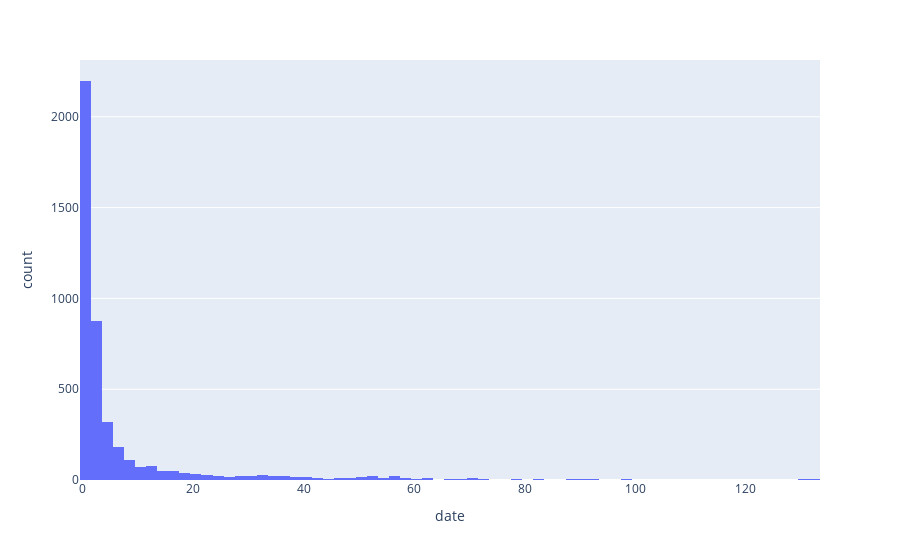

The code cell stored with this chart in its notebook:
### Code cell
# get the count of significant stocks per gvkey
sig_stocks_count = sig_stocks.groupby("gvkey").count()

#plot
fig = px.histogram(sig_stocks_count, x="date", nbins=100)

fig.show()

### Figure 1 — Plotly figure (JSON) as saved in the notebook; plotly's stock layout.template omitted (floating-point values rounded to 4 significant figures; data arrays with more than 128 entries replaced by an {"elided": "..."} marker saying what was removed)
{"data": [{"alignmentgroup": "True", "bingroup": "x", "hovertemplate": "date=%{x}<br>count=%{y}<extra></extra>", "legendgroup": "", "marker": {"color": "#636efa", "pattern": {"shape": ""}}, "name": "", "nbinsx": 100, "offsetgroup": "", "orientation": "v", "showlegend": false, "type": "histogram", "x": {"elided": "4445 int values"}, "xaxis": "x", "yaxis": "y"}], "layout": {"barmode": "relative", "legend": {"tracegroupgap": 0}, "margin": {"t": 60}, "xaxis": {"anchor": "y", "domain": [0, 1], "title": {"text": "date"}}, "yaxis": {"anchor": "x", "domain": [0, 1], "title": {"text": "count"}}}}
